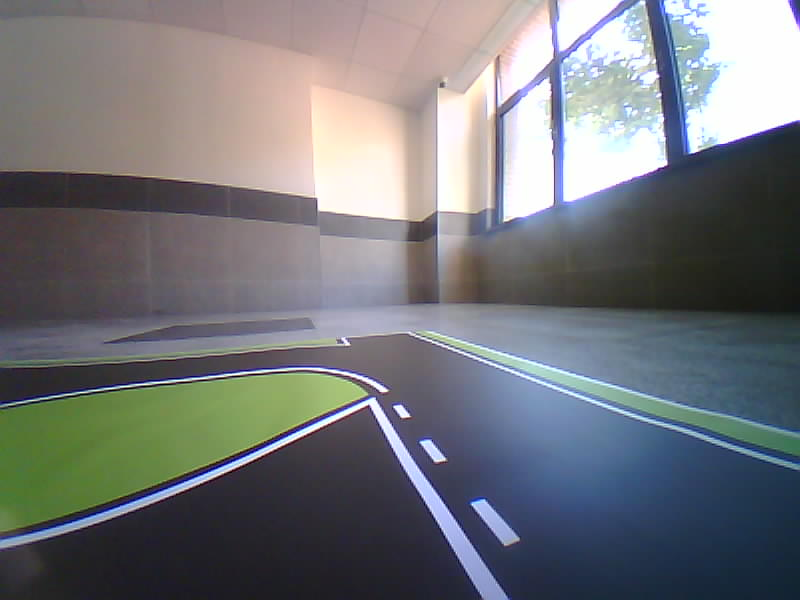
#> input picture smart_car/unet_torch/photos/photos_original/photo_19700101_000021.jpg, 800 x 600 px
$ python -i utils.py   (imports and definitions only)   (older library calls are emulated)
#> lines starting #> are read from the running program, lines starting #| are printed output that depends on the picture
import numpy as np
import matplotlib.pyplot as plt
import time
from skimage import morphology
import cv2
import os
import random
from scipy import ndimage

'''
A*算法
'''
class Node():
    """A node class for A* Pathfinding"""

    # [7 lines left out: function __init__, not called in this run]

    def __eq__(self, other):
        return self.position == other.position

# [99 lines left out: function astar, not called in this run]

'''
根据道路分割结果, 规划行驶路线
'''
def find_path(img, time_limit=1, SHOW_IMAGE=False):

    '''
    固定图像大小, 便于像素长度和实际长度换算
    '''
    DIM=(800, 600)

    '''
    开始计时
    '''
    start_time = time.time()

    if SHOW_IMAGE:
        plt.imshow(img)
        plt.show()

    '''
    从网络预测大小放缩到拍摄大小
    '''
    img = cv2.resize(img, DIM, interpolation=cv2.INTER_NEAREST)
    img = cv2.cvtColor(img, cv2.COLOR_GRAY2BGR)

    '''
    矫正图片
    '''
    K = np.loadtxt('K_SVGA.csv', dtype=np.float32, delimiter=',')
    D = np.loadtxt('D_SVGA.csv', dtype=np.float32, delimiter=',')

    nK = K.copy()
    nK[0,0]=K[0,0]
    nK[1,1]=K[1,1]
    map1, map2 = cv2.fisheye.initUndistortRectifyMap(K, D, np.eye(3), nK, DIM, cv2.CV_16SC2)

    # print('map:', map1, map2)

    # [5 lines left out: function undistort, not called in this run]

    undistorted_img = undistort(img)
    undistorted_img = undistorted_img[:, :, 0]

    if SHOW_IMAGE:
        plt.imshow(undistorted_img)
        plt.show()

    '''
    鸟瞰图
    '''
    # 1.读取透视变换矩阵
    H = np.loadtxt('H_SVGA.csv', dtype=np.float32, delimiter=',')

    # 2.执行透视变换
    birdview_img = cv2.warpPerspective(undistorted_img, H, (DIM[1], DIM[0]), flags=cv2.INTER_NEAREST)
    birdview_img = birdview_img.swapaxes(1, 0)

    if SHOW_IMAGE:
        plt.imshow(birdview_img)
        plt.show()

    '''
    获取可行驶区域图
    实际尺寸与鸟瞰图像素换算比例为 2mm = 1px
    车身半宽为 7.5 cm, 即 37.5 px
    '''
    # 设置形态学操作的核
    kernel_1 = cv2.getStructuringElement(cv2.MORPH_ELLIPSE, (3, 3)) #定义结构元素的形状和大小
    kernel_2 = cv2.getStructuringElement(cv2.MORPH_ELLIPSE, (39, 39))
    kernel_3 = cv2.getStructuringElement(cv2.MORPH_ELLIPSE, (37, 37))

    # 获得 grass 标签
    # grass = np.zeros(birdview_img.shape, dtype=np.uint8)
    # grass[birdview_img == 2] = 2
    grass = birdview_img == 2
    # 去除 grass 中误识别出的小区域
    if SHOW_IMAGE:
        plt.subplot(1, 2, 1)
        plt.imshow(grass)
    grass = morphology.remove_small_objects(grass, min_size=60, connectivity=1)
    grass = grass*np.uint8(2)
    # print('back datatype:', grass.dtype)
    if SHOW_IMAGE:
        plt.subplot(1, 2, 2)
        plt.imshow(grass)
        plt.show()

    # 获得背景标签
    back = birdview_img == 3
    # 去除背景中误识别出的小区域
    if SHOW_IMAGE:
        plt.subplot(1, 2, 1)
        plt.imshow(back)
    back = morphology.remove_small_objects(back, min_size=4000, connectivity=1)
    back = back*np.uint8(3)
    # print('back datatype:', back.dtype)
    if SHOW_IMAGE:
        plt.subplot(1, 2, 2)
        plt.imshow(back)
        plt.show()

    # 可视化
    if SHOW_IMAGE:
        plt.subplot(1, 3, 1)
        plt.imshow(birdview_img, 'gray')

    # 初始化 drivable_img
    drivable_img = np.zeros(birdview_img.shape, dtype=np.uint8)
    drivable_img[birdview_img == 1] = 1

    # 先扩展 grass 部分
    dst = cv2.erode(grass, kernel_1)
    dst = cv2.dilate(dst, kernel_2)
    drivable_img = np.maximum(drivable_img, dst)

    if SHOW_IMAGE:
        plt.subplot(1, 3, 2)
        plt.imshow(drivable_img, 'gray')

    # 再扩展 back 部分
    dst = cv2.dilate(back, kernel_3)
    # dst = cv2.erode(back, kernel_1)
    # dst = cv2.dilate(dst, kernel_2)
    drivable_img = np.maximum(drivable_img, dst)

    if SHOW_IMAGE:
        plt.subplot(1, 3, 3)
        plt.imshow(drivable_img, 'gray')
        plt.show()

    (h, w) = drivable_img.shape
    maze = np.zeros((h, w), dtype=np.uint8)
    maze[drivable_img==1] = 1

    # print(cv2.resize(maze, (20, 20), interpolation=cv2.INTER_NEAREST))

    k = 20

    (maze_h, maze_w) = (h//k, w//k)
    print('maze_size:', (maze_w, maze_h))
    maze = cv2.resize(maze, (maze_w, maze_h), interpolation=cv2.INTER_NEAREST)

    '''
    补全车前的盲区
    '''
    maze[-60//k:, 320//k+1:480//k] = 1
    if SHOW_IMAGE:
        plt.imshow(maze)
        plt.show()

    (h, w) = maze.shape
    print('maze shape:', h, w)

    '''
    去掉与起点不连接的“可行驶区域”
    '''
    labeled_maze, _ = ndimage.label(maze)
    if SHOW_IMAGE:
        plt.imshow(labeled_maze)
        plt.show()

    drivable_label = labeled_maze[-1, w//2]
    print('drivable_label:', drivable_label)
    maze = 1 - (labeled_maze == drivable_label)
    if SHOW_IMAGE:
        plt.imshow(maze)
        plt.show()

    '''
    选取终点
    设定候选目标半径为 80 cm, 即 400 px, 400//k
    '''
    candidate_circle = np.ones((h, w), dtype=np.uint8)
    cv2.circle(candidate_circle, center=(w//2, h-1), radius=400//k, color=0, thickness=1)
    candidate_circle = candidate_circle*2
    if SHOW_IMAGE:
        plt.imshow(candidate_circle)
        plt.show()

    final_candidate = (maze == candidate_circle).astype(np.uint8)
    if SHOW_IMAGE:
        plt.imshow(final_candidate)
        plt.show()

    _, contours = cv2.findContours(final_candidate, cv2.RETR_TREE, cv2.CHAIN_APPROX_SIMPLE)
    num_contour = len(contours)
    print('num of contours:', num_contour)
    print('contours:', contours)

    index = random.randint(0, num_contour-1)
    contour = contours[index]

    print('contour:', contour)

    num = contour.shape[0]
    contour = np.reshape(contour, (num, 2))

    index = random.randint(0, num-1)
    end = [contour[index, 1], contour[index,0]]

    if SHOW_IMAGE:
        plt.imshow(maze, 'gray')
        plt.scatter(end[1], end[0], s=10, c='red')
        plt.show()

    '''
    路径规划
    目标
    '''
    # start = (h-1, w//2)
    start = [h-1, w//2]

    maze = maze.tolist()
    (path, flag) = astar(maze, start, end, time_limit=time_limit)

    if path is None:
        if flag == 0:
            print('end point is not drivable!')
        elif flag == 1:
            print('exceed time limit!')
        else:
            print('no valid path!')

    if SHOW_IMAGE:
        from matplotlib.patches import Circle
        fig = plt.figure()
        axes = fig.subplots(1, 2)

        ax = axes[0]
        ax.imshow(maze)

        ax = axes[1]
        ax.imshow(maze)
        if path is not None:
            for i in range(0, len(path), 1):
                plt.scatter(path[i][1], path[i][0], s=5)
        circle = Circle(xy = [w//2, h-1], radius=400 // k)
        ax.add_patch(p=circle)
        circle.set(lw=3, facecolor='green', alpha=0.3)

        plt.show()

    return path

'''
路径平滑
'''

from copy import deepcopy

# [36 lines left out: functions printpaths, smooth, not called in this run]

>>> import cv2
>>> picture = cv2.imread('../../unet_torch/photos/photos_original/photo_19700101_000021.jpg', cv2.IMREAD_GRAYSCALE)
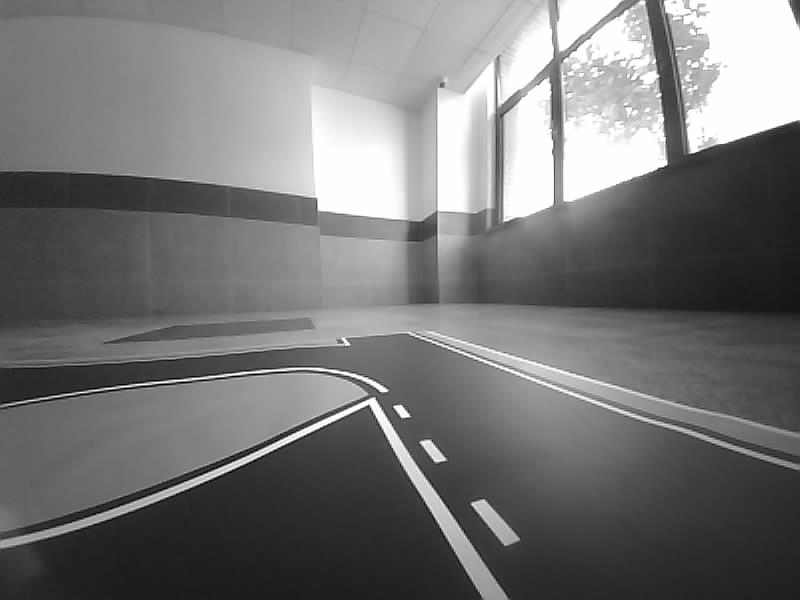
#> picture: shape (600, 800); min 0, max 255, mean 117.5
>>> result = find_path(picture)
#> (the run stopped early here; a loop or call above may not have finished)

$ run again, on smart_car/unet_torch/photos/photos_original/photo_19700101_000027.jpg
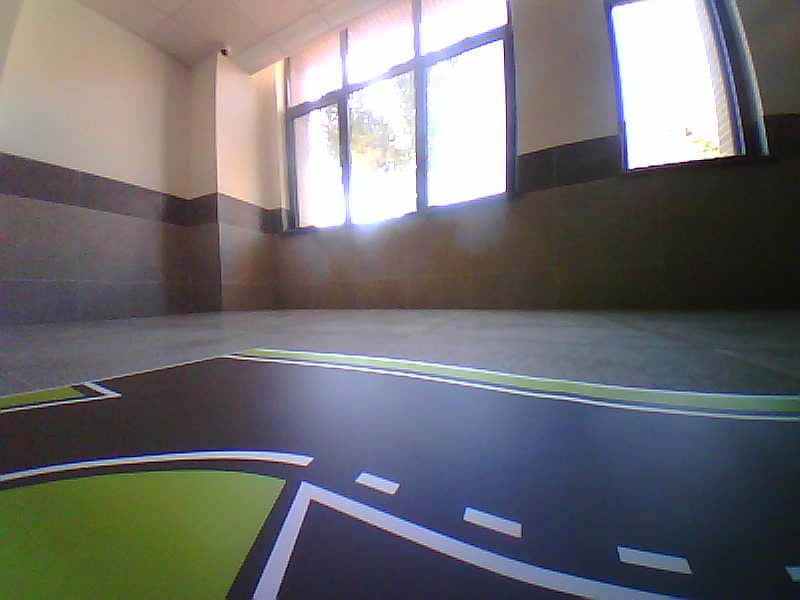
#> input picture smart_car/unet_torch/photos/photos_original/photo_19700101_000027.jpg, 800 x 600 px
#> `picture = cv2.imread('../../unet_torch/photos/photos_original/photo_19..`:
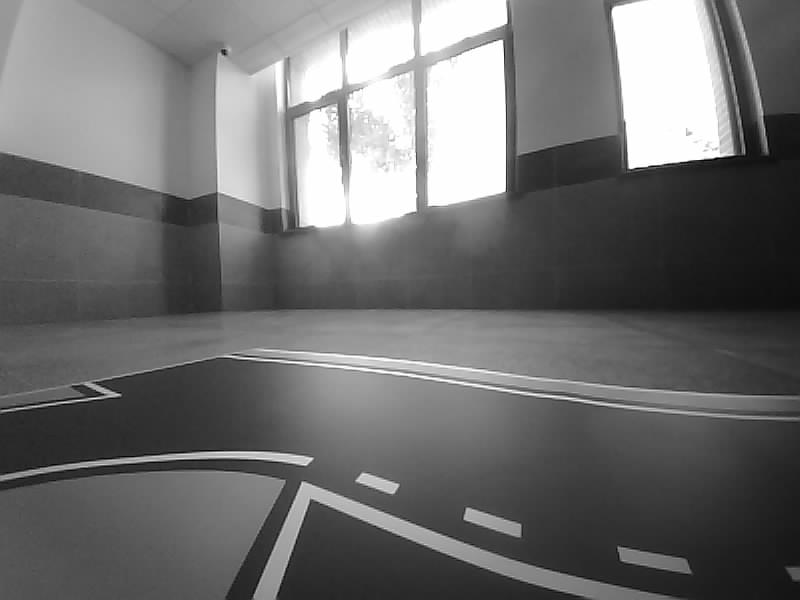
#> picture: shape (600, 800); min 0, max 255, mean 111

$ run again, on smart_car/unet_torch/photos/photos_original/photo_19700101_000028.jpg
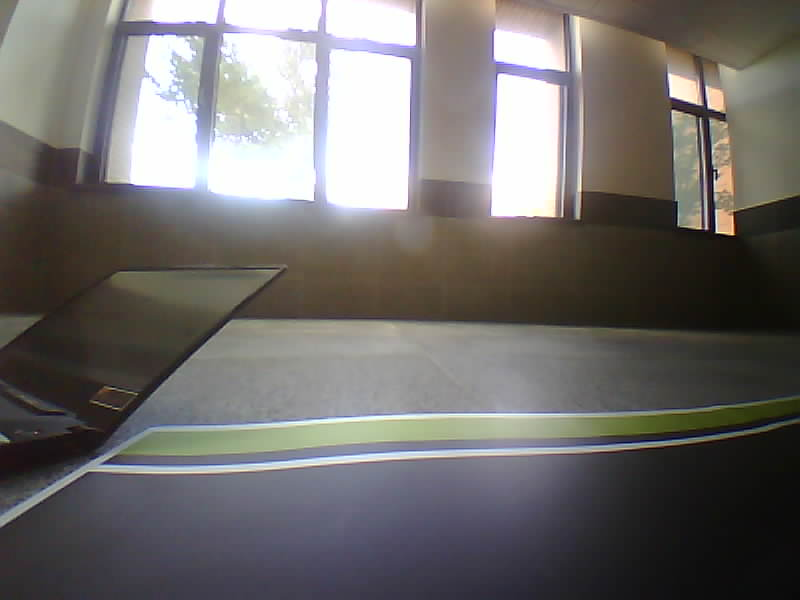
#> input picture smart_car/unet_torch/photos/photos_original/photo_19700101_000028.jpg, 800 x 600 px
#> `picture = cv2.imread('../../unet_torch/photos/photos_original/photo_19..`:
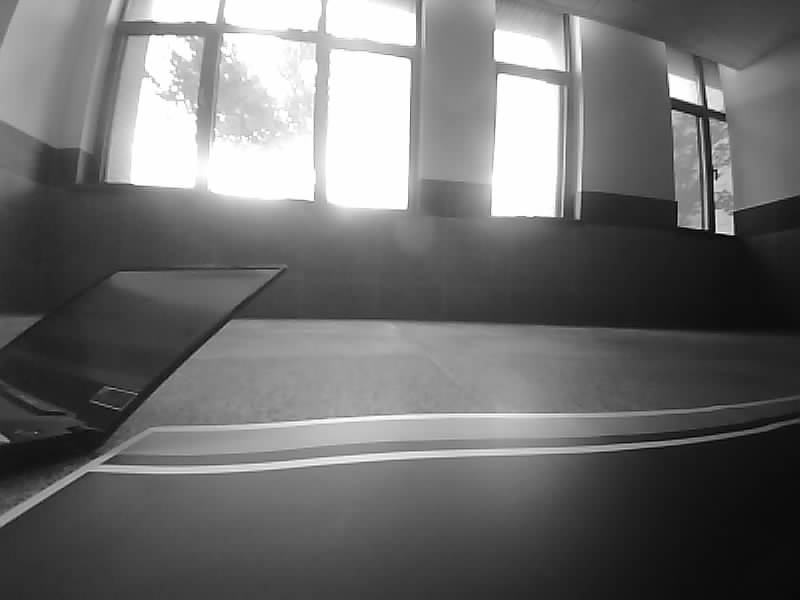
#> picture: shape (600, 800); min 0, max 255, mean 110.7

$ run again, on smart_car/unet_torch/photos/photos_original/photo_19700101_000033.jpg
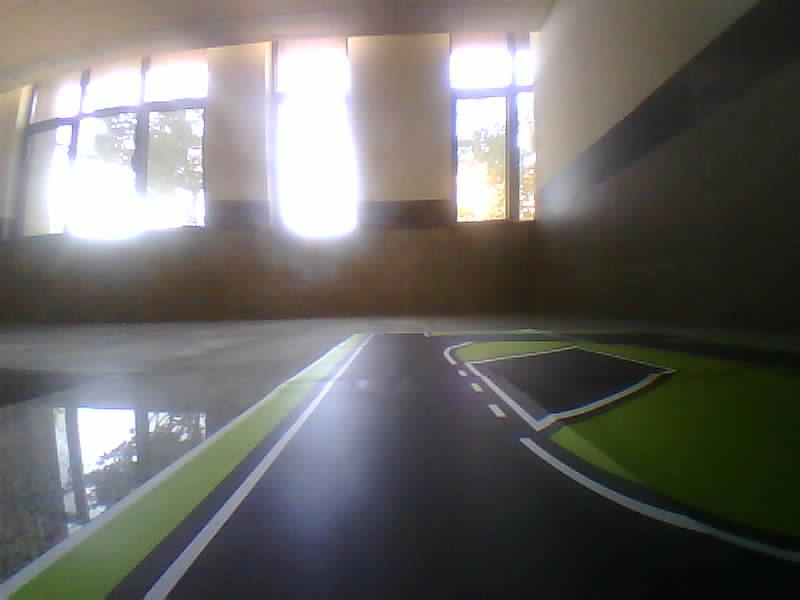
#> input picture smart_car/unet_torch/photos/photos_original/photo_19700101_000033.jpg, 800 x 600 px
#> `picture = cv2.imread('../../unet_torch/photos/photos_original/photo_19..`:
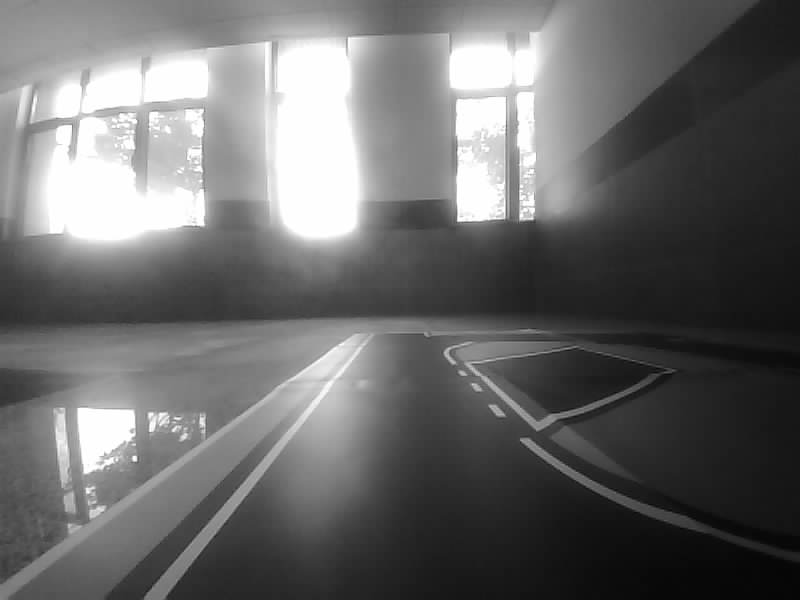
#> picture: shape (600, 800); min 5, max 255, mean 106.2
